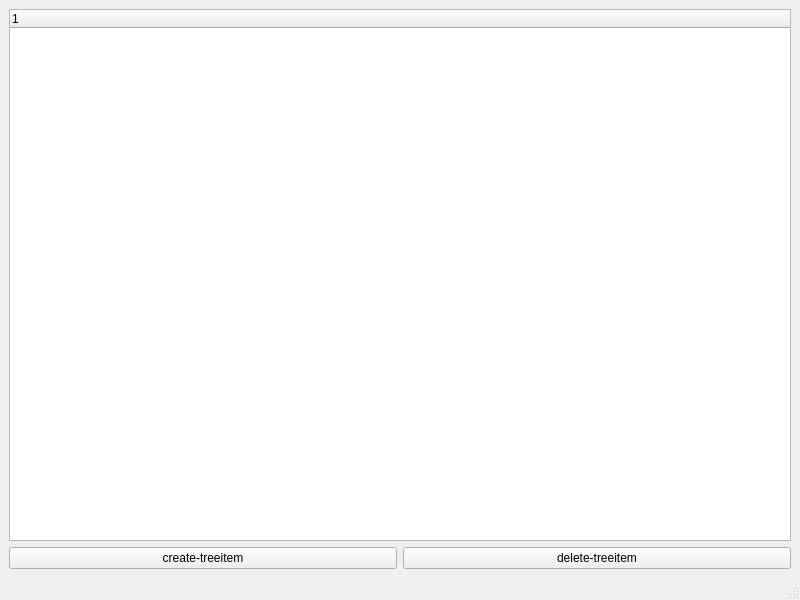
<?xml version="1.0" encoding="UTF-8"?>
<ui version="4.0">
 <class>MainWindow</class>
 <widget class="QMainWindow" name="MainWindow">
  <property name="geometry">
   <rect>
    <x>0</x>
    <y>0</y>
    <width>800</width>
    <height>600</height>
   </rect>
  </property>
  <property name="windowTitle">
   <string>MainWindow</string>
  </property>
  <widget class="QWidget" name="centralwidget">
   <layout class="QVBoxLayout" name="verticalLayout">
    <item>
     <widget class="QTreeWidget" name="treeWidget"/>
    </item>
    <item>
     <layout class="QHBoxLayout" name="horizontalLayout">
      <item>
       <widget class="QPushButton" name="btn_create_treeitem">
        <property name="text">
         <string>create-treeitem</string>
        </property>
       </widget>
      </item>
      <item>
       <widget class="QPushButton" name="btn_delete_treeitem">
        <property name="text">
         <string>delete-treeitem</string>
        </property>
       </widget>
      </item>
     </layout>
    </item>
   </layout>
  </widget>
  <widget class="QMenuBar" name="menubar">
   <property name="enabled">
    <bool>false</bool>
   </property>
   <property name="geometry">
    <rect>
     <x>0</x>
     <y>0</y>
     <width>800</width>
     <height>21</height>
    </rect>
   </property>
  </widget>
  <widget class="QStatusBar" name="statusbar">
   <property name="enabled">
    <bool>false</bool>
   </property>
  </widget>
 </widget>
 <resources/>
 <connections/>
</ui>
